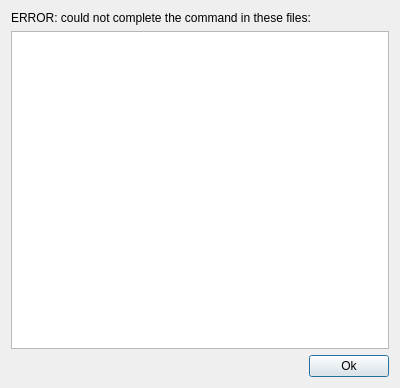
<ui version="4.0">
 <class>FileErrorDialog</class>
 <widget class="QDialog" name="FileErrorDialog">
  <property name="geometry">
   <rect>
    <x>0</x>
    <y>0</y>
    <width>400</width>
    <height>388</height>
   </rect>
  </property>
  <property name="windowTitle">
   <string>Dialog</string>
  </property>
  <layout class="QVBoxLayout" name="verticalLayout">
   <item>
    <widget class="QLabel" name="label">
     <property name="text">
      <string>ERROR: could not complete the command in these files:</string>
     </property>
    </widget>
   </item>
   <item>
    <widget class="QListWidget" name="files_listwidget" />
   </item>
   <item>
    <layout class="QHBoxLayout" name="horizontalLayout">
     <item>
      <spacer name="horizontalSpacer">
       <property name="orientation">
        <enum>Qt::Horizontal</enum>
       </property>
       <property name="sizeHint" stdset="0">
        <size>
         <width>40</width>
         <height>20</height>
        </size>
       </property>
      </spacer>
     </item>
     <item>
      <widget class="QPushButton" name="ok_pushbutton">
       <property name="text">
        <string>Ok</string>
       </property>
      </widget>
     </item>
    </layout>
   </item>
  </layout>
 <property name="styleSheet"><string>font: 12pt "Roboto";</string></property></widget>
 <resources><include location="../../../../../scinodes_poc/src/main/python/ui/themes/themes.qrc" /></resources>
 <connections>
  <connection>
   <sender>ok_pushbutton</sender>
   <signal>clicked()</signal>
   <receiver>FileErrorDialog</receiver>
   <slot>close()</slot>
   <hints>
    <hint type="sourcelabel">
     <x>349</x>
     <y>366</y>
    </hint>
    <hint type="destinationlabel">
     <x>199</x>
     <y>193</y>
    </hint>
   </hints>
  </connection>
 </connections>
 <slots>
  <slot>on_ok()</slot>
 </slots>
</ui>
